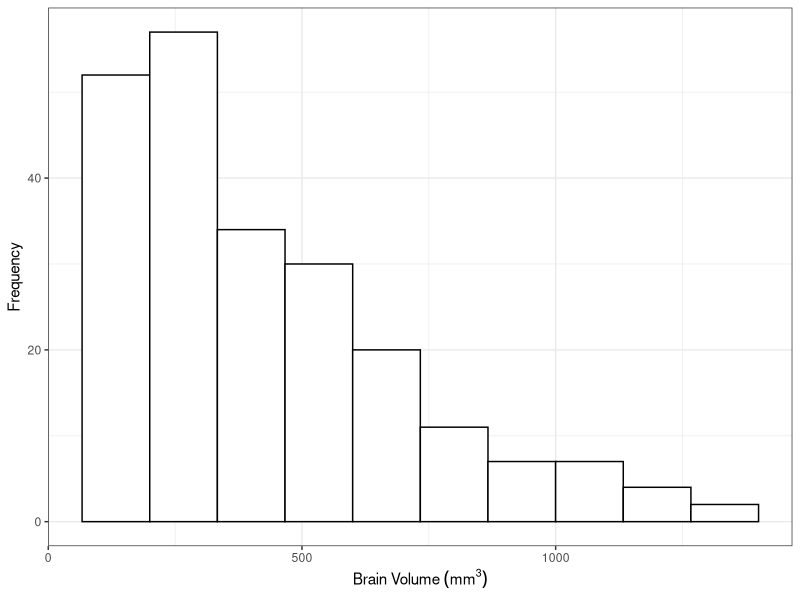
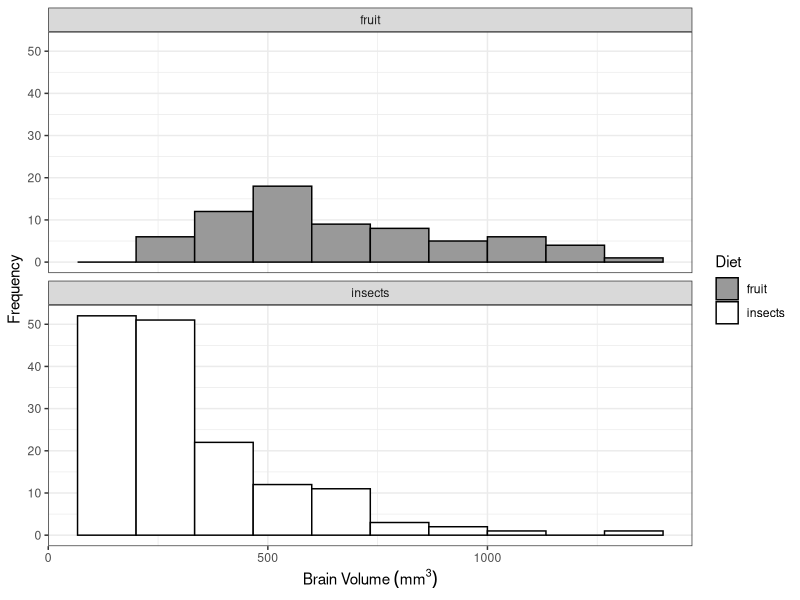
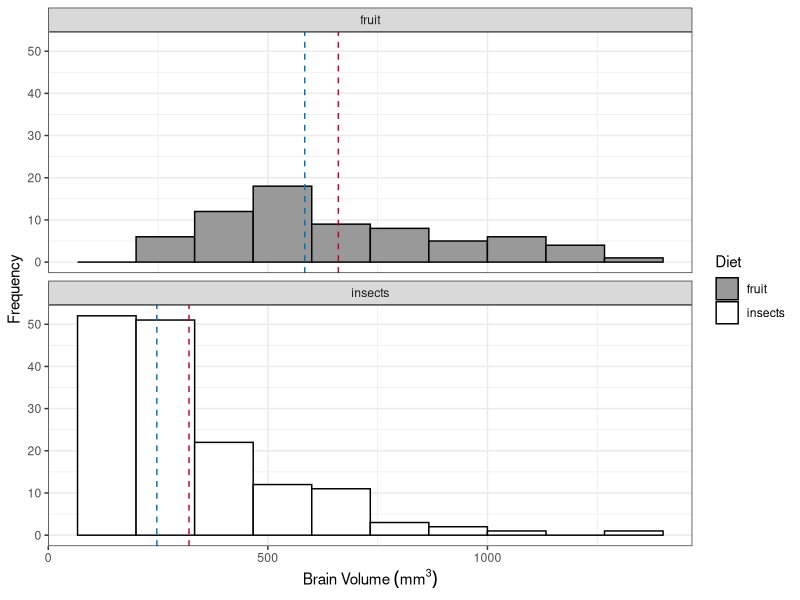
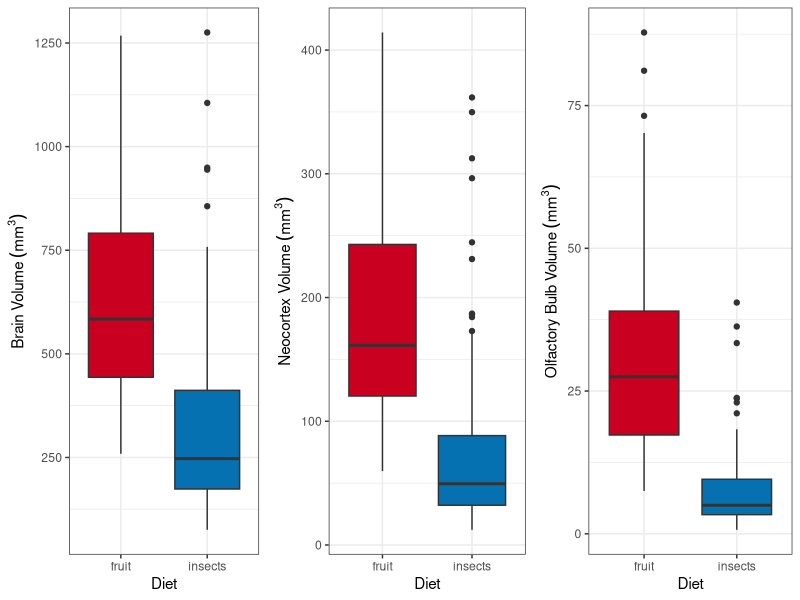
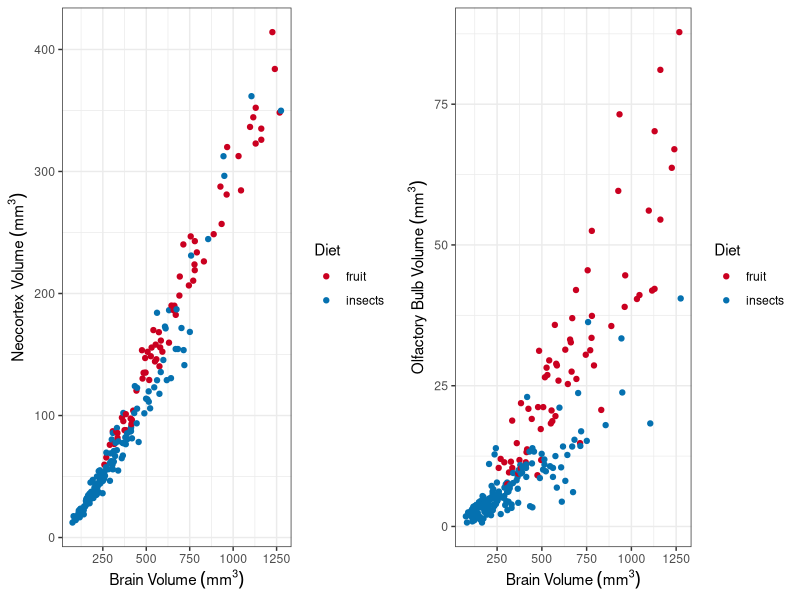
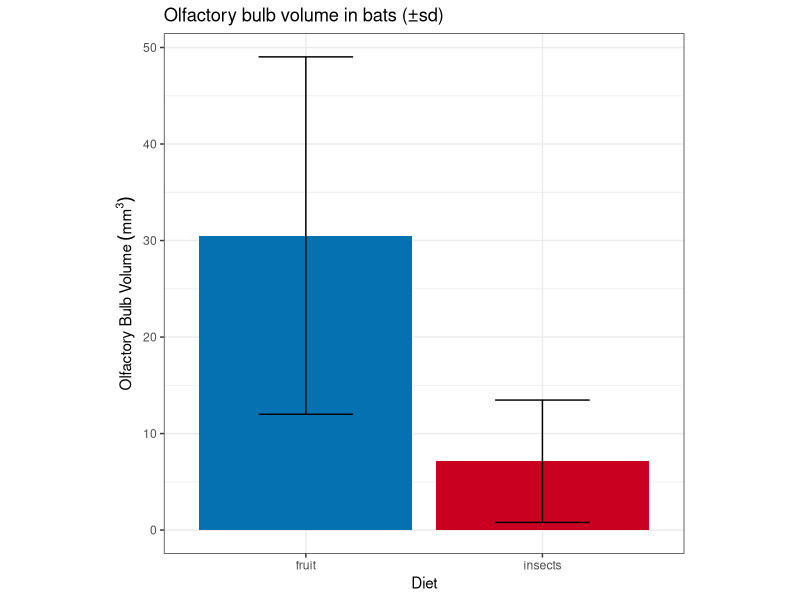
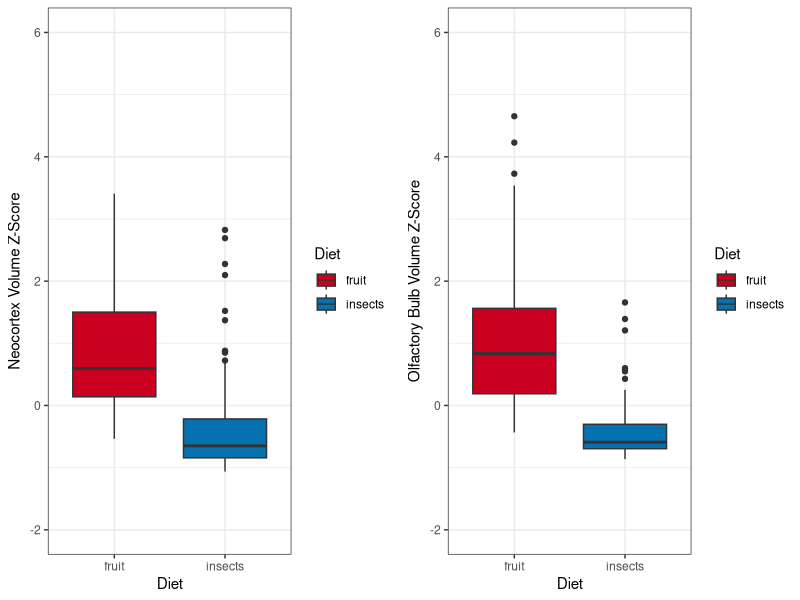

Reproduce these figures in R, in order.
## ---- chunk 1
library(plyr); library(dplyr); library(ggplot2); library(cowplot)
setwd("~/Library/CloudStorage/OneDrive-DePaulUniversity/DePaul/Teaching/2024SQ/Conith/GitHub/BIO206_BIOSTATS/Worksheet_1")
## ---- chunk 2
BatBrain<-read.csv("batbrains1.csv")

ggplot(BatBrain, aes(x=brain_size)) + 
  geom_histogram(position="identity", bins = 10, color="black", fill="white") +
    theme_bw() + xlab(bquote('Brain Volume '(mm^3))) + ylab("Frequency")

## ---- chunk 3
ggplot(BatBrain, aes(x=brain_size, color=Diet)) + 
  geom_histogram(aes(fill=Diet), alpha=1, position="identity", bins = 10) +
  scale_fill_manual(values=c("#999999", "white")) +
  scale_color_manual(values=c("black", "black")) +
  theme_bw() + xlab(bquote('Brain Volume '(mm^3))) + ylab("Frequency") +
  facet_wrap(~Diet, nrow = 2)
## ---- chunk 4
##Mean
aggregate(x = cbind(brain_size,neocortex,olfactory_bulb)~Diet,
          FUN="mean", data = BatBrain)
##Median
aggregate(x = cbind(brain_size,neocortex,olfactory_bulb)~Diet,
          FUN="median", data = BatBrain)
## ---- chunk 5
mu <- ddply(BatBrain, "Diet", summarise, grp.mean=mean(brain_size))
me <- ddply(BatBrain, "Diet", summarise, grp.mean=median(brain_size))

ggplot(BatBrain, aes(x=brain_size, color=Diet)) + 
  geom_histogram(aes(fill=Diet), alpha=1, position="identity", bins = 10) +
  geom_vline(data=mu, aes(xintercept=grp.mean), color="#ca0020", linetype="dashed") +
  geom_vline(data=me, aes(xintercept=grp.mean), color="#0571b0", linetype="dashed") +
  scale_fill_manual(values=c("#999999", "white")) +
  scale_color_manual(values=c("black", "black")) +
  theme_bw() + xlab(bquote('Brain Volume '(mm^3))) + ylab("Frequency") +
  facet_wrap(~Diet, nrow = 2)

## ---- chunk 6
A<-ggplot(BatBrain, aes(x=Diet, y=brain_size, fill=Diet)) + 
  geom_boxplot() +
  scale_fill_manual(values=c("#ca0020", "#0571b0")) +
  theme_bw() + ylab(bquote('Brain Volume '(mm^3))) +
  guides(fill = "none")

B<-ggplot(BatBrain, aes(x=Diet, y=neocortex, fill=Diet)) + 
  geom_boxplot() +
  scale_fill_manual(values=c("#ca0020", "#0571b0")) +
  theme_bw() + ylab(bquote('Neocortex Volume '(mm^3))) +
  guides(fill = "none")

C<-ggplot(BatBrain, aes(x=Diet, y=olfactory_bulb, fill=Diet)) + 
  geom_boxplot() +
  scale_fill_manual(values=c("#ca0020", "#0571b0")) +
  theme_bw() + ylab(bquote('Olfactory Bulb Volume '(mm^3))) +
  guides(fill = "none")

plot_grid(A, B, C, nrow=1)
## ---- chunk 7
K<-ggplot(BatBrain, aes(x=brain_size, y=neocortex, color=Diet)) + 
  geom_point() +
  scale_color_manual(values=c("#ca0020", "#0571b0")) +
  theme_bw() +
  xlab(bquote('Brain Volume '(mm^3))) + ylab(bquote('Neocortex Volume '(mm^3)))

L<-ggplot(BatBrain, aes(x=brain_size, y=olfactory_bulb, color=Diet)) + 
  geom_point() +
  scale_color_manual(values=c("#ca0020", "#0571b0")) +
  theme_bw() +
  xlab(bquote('Brain Volume '(mm^3))) + ylab(bquote('Olfactory Bulb Volume '(mm^3)))

plot_grid(K, L, nrow=1)
## ---- chunk 8
##Mean
aggregate(x = cbind(brain_size,neocortex,olfactory_bulb)~Diet,
          FUN="sd", data = BatBrain)
## ---- chunk 9

my_sd_Brain <- BatBrain %>%
  group_by(Diet) %>%
  summarise( 
    n=n(),
    mean=mean(olfactory_bulb, na.rm = T),
    sd=sd(olfactory_bulb, na.rm = T)
  )

# Standard error
Brain_Olfactory <- ggplot(my_sd_Brain, aes(x=Diet, y=mean, fill=factor(Diet))) +
  geom_bar(stat="identity", position='dodge', alpha=1) +
  scale_fill_manual(values=c("#0571b0","#ca0020"), name="Diet",
                    labels=c("Fruit", "Insects")) +
  geom_errorbar(aes(x=Diet, ymin=mean-sd, ymax=mean+sd),
                position = position_dodge(.9), width=0.4, colour="black", alpha=1) +
  ggtitle("Olfactory bulb volume in bats (±sd)") +
  labs(y = bquote('Olfactory Bulb Volume '(mm^3)), x = "Diet", fill = "Diet") +
  theme_bw() + theme(aspect.ratio=1, legend.position = "none") + coord_fixed()

Brain_Olfactory


## ---- chunk 10

z_score1 <- (BatBrain$neocortex-mean(BatBrain$neocortex))/sd(BatBrain$neocortex)
BatBrain$neocortexZ <- z_score1

z_score2 <- (BatBrain$olfactory_bulb-mean(BatBrain$olfactory_bulb))/sd(BatBrain$olfactory_bulb)
BatBrain$olfactory_bulbZ <- z_score2

R<-ggplot(BatBrain, aes(x=Diet, y=neocortexZ, fill=Diet)) + 
  geom_boxplot() +
  scale_fill_manual(values=c("#ca0020", "#0571b0")) +
  theme_bw() + ylim(-2, 6) + ylab('Neocortex Volume Z-Score')

Q<-ggplot(BatBrain, aes(x=Diet, y=olfactory_bulbZ, fill=Diet)) + 
  geom_boxplot() +
  scale_fill_manual(values=c("#ca0020", "#0571b0")) +
  theme_bw() + ylim(-2, 6) + ylab('Olfactory Bulb Volume Z-Score')

plot_grid(R, Q, nrow=1)
